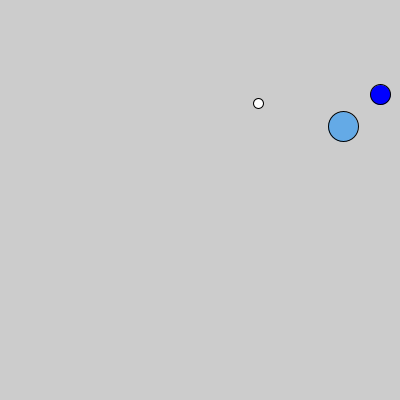
Frame 1 (no input)
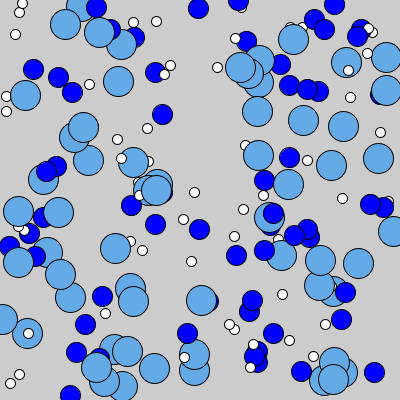
Frame 60 (the mouse pressed at the canvas centre just before this capture)
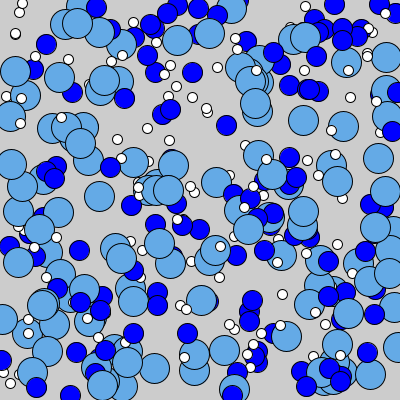
Frame 120 (the mouse held since frame 60 and released just before this capture)

The Processing sketch that drew these frames (run headless with seeded random() and noise(); from frame 60 on, the mouse is pressed at the canvas centre):

// Processing sketch: sketch_03_FrameRate_Demo
// ── sketch_03_FrameRate_Demo.pde



void setup(){
   size(400,400);
   frameRate(60);
}

void draw(){
  
  fill(255);
  ellipse(random(0, width), random(0,height), 10, 10);
  
  fill(0,0,255);
  ellipse(random(0, width), random(0,height), 20, 20);
  
  fill(100,170,230);
  ellipse(random(0, width), random(0,height), 30, 30);
  
  println(frameCount);
}
